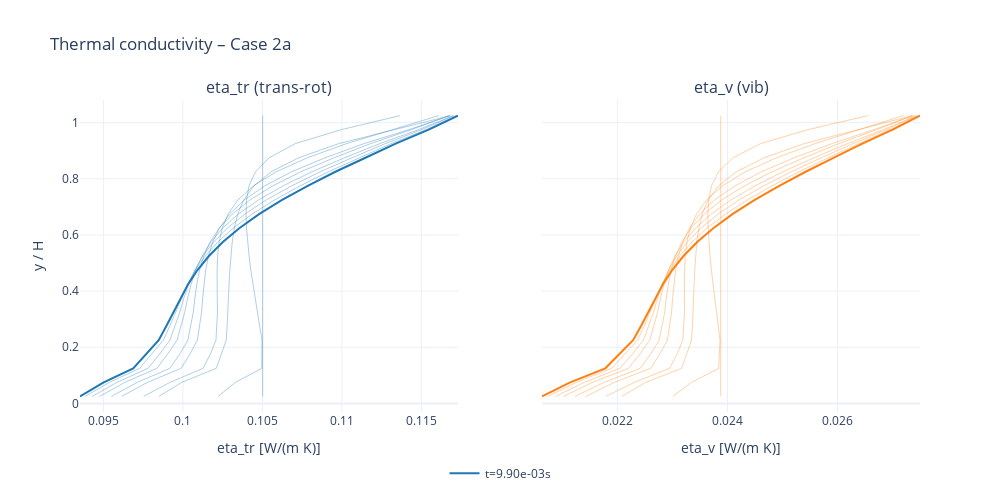

The code cell stored with this chart in its notebook:
### Code cell
# Thermal conductivity profiles for Case 2a
N_TIME_SAMPLES = 10

U_hist = case2a["U_hist"]
t_hist = np.asarray(case2a["t_hist"])
n_steps = len(U_hist)
sample_count = min(N_TIME_SAMPLES, n_steps)
indices = np.linspace(0, n_steps - 1, sample_count, dtype=int)
indices = np.unique(indices)

fig = make_subplots(
    rows=1,
    cols=2,
    shared_yaxes=True,
    subplot_titles=("eta_tr (trans-rot)", "eta_v (vib)"),
)

for idx in indices:
    t = float(t_hist[idx])
    is_final = idx == indices[-1]
    y, eta_tr, eta_v = ff_helpers.extract_thermal_conductivity_profile_from_U(
        case2a, U_hist[idx]
    )
    fig.add_trace(
        go.Scatter(
            x=eta_tr,
            y=y,
            mode="lines",
            name=f"t={t:.2e}s",
            legendgroup="eta_tr",
            showlegend=bool(is_final),
            opacity=1.0 if is_final else 0.35,
            line=dict(width=2 if is_final else 1, color="#1f77b4"),
        ),
        row=1,
        col=1,
    )
    fig.add_trace(
        go.Scatter(
            x=eta_v,
            y=y,
            mode="lines",
            name=f"t={t:.2e}s",
            legendgroup="eta_v",
            showlegend=False,
            opacity=1.0 if is_final else 0.35,
            line=dict(width=2 if is_final else 1, color="#ff7f0e"),
        ),
        row=1,
        col=2,
    )

fig.update_xaxes(title_text="eta_tr [W/(m K)]", row=1, col=1)
fig.update_xaxes(title_text="eta_v [W/(m K)]", row=1, col=2)
fig.update_yaxes(title_text="y / H", row=1, col=1)
fig.update_layout(
    width=1000,
    height=500,
    title="Thermal conductivity – Case 2a",
    legend=dict(x=0.5, y=-0.15, xanchor="center", yanchor="top", orientation="h"),
)
fig.show()

### Figure 1 — Plotly figure (JSON) as saved in the notebook; plotly's stock layout.template omitted (floating-point values rounded to 4 significant figures)
{"data": [{"legendgroup": "eta_tr", "line": {"color": "#1f77b4", "width": 1}, "mode": "lines", "name": "t=0.00e+00s", "opacity": 0.35, "showlegend": false, "type": "scatter", "x": [0.105, 0.105, 0.105, 0.105, 0.105, 0.105, 0.105, 0.105, 0.105, 0.105, 0.105, 0.105, 0.105, 0.105, 0.105, 0.105, 0.105, 0.105, 0.105, 0.105, 0.105], "xaxis": "x", "y": [0.025, 0.075, 0.125, 0.175, 0.225, 0.275, 0.325, 0.375, 0.425, 0.475, 0.525, 0.575, 0.625, 0.675, 0.725, 0.775, 0.825, 0.875, 0.925, 0.975, 1.025], "yaxis": "y"}, {"legendgroup": "eta_v", "line": {"color": "#ff7f0e", "width": 1}, "mode": "lines", "name": "t=0.00e+00s", "opacity": 0.35, "showlegend": false, "type": "scatter", "x": [0.02388, 0.02388, 0.02388, 0.02388, 0.02388, 0.02388, 0.02388, 0.02388, 0.02388, 0.02388, 0.02388, 0.02388, 0.02388, 0.02388, 0.02388, 0.02388, 0.02388, 0.02388, 0.02388, 0.02388, 0.02388], "xaxis": "x2", "y": [0.025, 0.075, 0.125, 0.175, 0.225, 0.275, 0.325, 0.375, 0.425, 0.475, 0.525, 0.575, 0.625, 0.675, 0.725, 0.775, 0.825, 0.875, 0.925, 0.975, 1.025], "yaxis": "y2"}, {"legendgroup": "eta_tr", "line": {"color": "#1f77b4", "width": 1}, "mode": "lines", "name": "t=1.10e-03s", "opacity": 0.35, "showlegend": false, "type": "scatter", "x": [0.1022, 0.1033, 0.105, 0.105, 0.105, 0.1048, 0.1047, 0.1045, 0.1044, 0.1043, 0.1042, 0.1041, 0.104, 0.104, 0.104, 0.1042, 0.1046, 0.1054, 0.1071, 0.11, 0.1137], "xaxis": "x", "y": [0.025, 0.075, 0.125, 0.175, 0.225, 0.275, 0.325, 0.375, 0.425, 0.475, 0.525, 0.575, 0.625, 0.675, 0.725, 0.775, 0.825, 0.875, 0.925, 0.975, 1.025], "yaxis": "y"}, {"legendgroup": "eta_v", "line": {"color": "#ff7f0e", "width": 1}, "mode": "lines", "name": "t=1.10e-03s", "opacity": 0.35, "showlegend": false, "type": "scatter", "x": [0.02301, 0.02335, 0.02384, 0.02386, 0.02386, 0.02383, 0.0238, 0.02377, 0.02373, 0.02371, 0.02368, 0.02366, 0.02365, 0.02364, 0.02366, 0.02371, 0.02384, 0.0241, 0.0246, 0.02546, 0.02656], "xaxis": "x2", "y": [0.025, 0.075, 0.125, 0.175, 0.225, 0.275, 0.325, 0.375, 0.425, 0.475, 0.525, 0.575, 0.625, 0.675, 0.725, 0.775, 0.825, 0.875, 0.925, 0.975, 1.025], "yaxis": "y2"}, {"legendgroup": "eta_tr", "line": {"color": "#1f77b4", "width": 1}, "mode": "lines", "name": "t=2.20e-03s", "opacity": 0.35, "showlegend": false, "type": "scatter", "x": [0.09849, 0.09992, 0.1021, 0.1024, 0.1027, 0.1028, 0.1028, 0.1029, 0.1029, 0.103, 0.103, 0.1031, 0.1032, 0.1035, 0.1038, 0.1045, 0.1055, 0.1073, 0.1098, 0.1133, 0.1168], "xaxis": "x", "y": [0.025, 0.075, 0.125, 0.175, 0.225, 0.275, 0.325, 0.375, 0.425, 0.475, 0.525, 0.575, 0.625, 0.675, 0.725, 0.775, 0.825, 0.875, 0.925, 0.975, 1.025], "yaxis": "y"}, {"legendgroup": "eta_v", "line": {"color": "#ff7f0e", "width": 1}, "mode": "lines", "name": "t=2.20e-03s", "opacity": 0.35, "showlegend": false, "type": "scatter", "x": [0.02208, 0.02252, 0.02317, 0.02326, 0.02335, 0.02336, 0.02338, 0.02338, 0.02339, 0.0234, 0.02342, 0.02344, 0.02348, 0.02354, 0.02365, 0.02384, 0.02416, 0.02467, 0.02539, 0.02636, 0.02736], "xaxis": "x2", "y": [0.025, 0.075, 0.125, 0.175, 0.225, 0.275, 0.325, 0.375, 0.425, 0.475, 0.525, 0.575, 0.625, 0.675, 0.725, 0.775, 0.825, 0.875, 0.925, 0.975, 1.025], "yaxis": "y2"}, {"legendgroup": "eta_tr", "line": {"color": "#1f77b4", "width": 1}, "mode": "lines", "name": "t=3.30e-03s", "opacity": 0.35, "showlegend": false, "type": "scatter", "x": [0.09752, 0.09919, 0.1013, 0.1017, 0.1021, 0.1021, 0.1022, 0.1022, 0.1021, 0.1021, 0.1022, 0.1023, 0.1025, 0.1028, 0.1035, 0.1044, 0.1059, 0.1078, 0.1103, 0.1132, 0.1161], "xaxis": "x", "y": [0.025, 0.075, 0.125, 0.175, 0.225, 0.275, 0.325, 0.375, 0.425, 0.475, 0.525, 0.575, 0.625, 0.675, 0.725, 0.775, 0.825, 0.875, 0.925, 0.975, 1.025], "yaxis": "y"}, {"legendgroup": "eta_v", "line": {"color": "#ff7f0e", "width": 1}, "mode": "lines", "name": "t=3.30e-03s", "opacity": 0.35, "showlegend": false, "type": "scatter", "x": [0.02179, 0.02231, 0.02295, 0.02308, 0.02319, 0.02321, 0.02322, 0.02322, 0.02322, 0.02322, 0.02323, 0.02326, 0.02333, 0.02344, 0.02362, 0.02391, 0.02433, 0.02489, 0.02559, 0.0264, 0.02719], "xaxis": "x2", "y": [0.025, 0.075, 0.125, 0.175, 0.225, 0.275, 0.325, 0.375, 0.425, 0.475, 0.525, 0.575, 0.625, 0.675, 0.725, 0.775, 0.825, 0.875, 0.925, 0.975, 1.025], "yaxis": "y2"}, {"legendgroup": "eta_tr", "line": {"color": "#1f77b4", "width": 1}, "mode": "lines", "name": "t=4.40e-03s", "opacity": 0.35, "showlegend": false, "type": "scatter", "x": [0.09614, 0.09777, 0.09989, 0.1004, 0.1009, 0.1011, 0.1012, 0.1012, 0.1013, 0.1014, 0.1016, 0.1019, 0.1023, 0.1029, 0.1039, 0.1052, 0.1068, 0.109, 0.1114, 0.1142, 0.1168], "xaxis": "x", "y": [0.025, 0.075, 0.125, 0.175, 0.225, 0.275, 0.325, 0.375, 0.425, 0.475, 0.525, 0.575, 0.625, 0.675, 0.725, 0.775, 0.825, 0.875, 0.925, 0.975, 1.025], "yaxis": "y"}, {"legendgroup": "eta_v", "line": {"color": "#ff7f0e", "width": 1}, "mode": "lines", "name": "t=4.40e-03s", "opacity": 0.35, "showlegend": false, "type": "scatter", "x": [0.02143, 0.02194, 0.02261, 0.02277, 0.02291, 0.02295, 0.02298, 0.023, 0.02303, 0.02306, 0.02311, 0.02319, 0.02331, 0.0235, 0.02377, 0.02414, 0.02462, 0.02521, 0.02589, 0.02666, 0.02737], "xaxis": "x2", "y": [0.025, 0.075, 0.125, 0.175, 0.225, 0.275, 0.325, 0.375, 0.425, 0.475, 0.525, 0.575, 0.625, 0.675, 0.725, 0.775, 0.825, 0.875, 0.925, 0.975, 1.025], "yaxis": "y2"}, {"legendgroup": "eta_tr", "line": {"color": "#1f77b4", "width": 1}, "mode": "lines", "name": "t=5.50e-03s", "opacity": 0.35, "showlegend": false, "type": "scatter", "x": [0.09549, 0.09713, 0.09918, 0.09979, 0.1003, 0.1005, 0.1007, 0.1008, 0.1009, 0.101, 0.1013, 0.1017, 0.1023, 0.1031, 0.1042, 0.1057, 0.1074, 0.1095, 0.1118, 0.1144, 0.1167], "xaxis": "x", "y": [0.025, 0.075, 0.125, 0.175, 0.225, 0.275, 0.325, 0.375, 0.425, 0.475, 0.525, 0.575, 0.625, 0.675, 0.725, 0.775, 0.825, 0.875, 0.925, 0.975, 1.025], "yaxis": "y"}, {"legendgroup": "eta_v", "line": {"color": "#ff7f0e", "width": 1}, "mode": "lines", "name": "t=5.50e-03s", "opacity": 0.35, "showlegend": false, "type": "scatter", "x": [0.02123, 0.02176, 0.02241, 0.0226, 0.02276, 0.02281, 0.02286, 0.02289, 0.02292, 0.02298, 0.02305, 0.02317, 0.02334, 0.02358, 0.0239, 0.02431, 0.02481, 0.02539, 0.02602, 0.02671, 0.02735], "xaxis": "x2", "y": [0.025, 0.075, 0.125, 0.175, 0.225, 0.275, 0.325, 0.375, 0.425, 0.475, 0.525, 0.575, 0.625, 0.675, 0.725, 0.775, 0.825, 0.875, 0.925, 0.975, 1.025], "yaxis": "y2"}, {"legendgroup": "eta_tr", "line": {"color": "#1f77b4", "width": 1}, "mode": "lines", "name": "t=6.60e-03s", "opacity": 0.35, "showlegend": false, "type": "scatter", "x": [0.09476, 0.09635, 0.09836, 0.09903, 0.09963, 0.09989, 0.1001, 0.1003, 0.1005, 0.1008, 0.1012, 0.1018, 0.1025, 0.1035, 0.1048, 0.1063, 0.1081, 0.1102, 0.1124, 0.1148, 0.117], "xaxis": "x", "y": [0.025, 0.075, 0.125, 0.175, 0.225, 0.275, 0.325, 0.375, 0.425, 0.475, 0.525, 0.575, 0.625, 0.675, 0.725, 0.775, 0.825, 0.875, 0.925, 0.975, 1.025], "yaxis": "y"}, {"legendgroup": "eta_v", "line": {"color": "#ff7f0e", "width": 1}, "mode": "lines", "name": "t=6.60e-03s", "opacity": 0.35, "showlegend": false, "type": "scatter", "x": [0.02102, 0.02154, 0.0222, 0.02241, 0.02259, 0.02266, 0.02273, 0.02278, 0.02285, 0.02293, 0.02305, 0.02321, 0.02342, 0.02371, 0.02406, 0.0245, 0.025, 0.02558, 0.02618, 0.02683, 0.02742], "xaxis": "x2", "y": [0.025, 0.075, 0.125, 0.175, 0.225, 0.275, 0.325, 0.375, 0.425, 0.475, 0.525, 0.575, 0.625, 0.675, 0.725, 0.775, 0.825, 0.875, 0.925, 0.975, 1.025], "yaxis": "y2"}, {"legendgroup": "eta_tr", "line": {"color": "#1f77b4", "width": 1}, "mode": "lines", "name": "t=7.70e-03s", "opacity": 0.35, "showlegend": false, "type": "scatter", "x": [0.09429, 0.09585, 0.0978, 0.09852, 0.09918, 0.09951, 0.0998, 0.1001, 0.1004, 0.1007, 0.1013, 0.1019, 0.1028, 0.1039, 0.1053, 0.1068, 0.1086, 0.1106, 0.1127, 0.115, 0.1171], "xaxis": "x", "y": [0.025, 0.075, 0.125, 0.175, 0.225, 0.275, 0.325, 0.375, 0.425, 0.475, 0.525, 0.575, 0.625, 0.675, 0.725, 0.775, 0.825, 0.875, 0.925, 0.975, 1.025], "yaxis": "y"}, {"legendgroup": "eta_v", "line": {"color": "#ff7f0e", "width": 1}, "mode": "lines", "name": "t=7.70e-03s", "opacity": 0.35, "showlegend": false, "type": "scatter", "x": [0.02087, 0.0214, 0.02204, 0.02227, 0.02247, 0.02257, 0.02266, 0.02273, 0.02282, 0.02293, 0.02308, 0.02327, 0.02352, 0.02384, 0.02421, 0.02466, 0.02516, 0.02571, 0.02627, 0.02689, 0.02744], "xaxis": "x2", "y": [0.025, 0.075, 0.125, 0.175, 0.225, 0.275, 0.325, 0.375, 0.425, 0.475, 0.525, 0.575, 0.625, 0.675, 0.725, 0.775, 0.825, 0.875, 0.925, 0.975, 1.025], "yaxis": "y2"}, {"legendgroup": "eta_tr", "line": {"color": "#1f77b4", "width": 1}, "mode": "lines", "name": "t=8.80e-03s", "opacity": 0.35, "showlegend": false, "type": "scatter", "x": [0.09385, 0.09537, 0.09727, 0.09804, 0.09877, 0.09917, 0.09955, 0.09989, 0.1003, 0.1008, 0.1014, 0.1022, 0.1032, 0.1044, 0.1058, 0.1074, 0.1092, 0.1111, 0.1131, 0.1153, 0.1172], "xaxis": "x", "y": [0.025, 0.075, 0.125, 0.175, 0.225, 0.275, 0.325, 0.375, 0.425, 0.475, 0.525, 0.575, 0.625, 0.675, 0.725, 0.775, 0.825, 0.875, 0.925, 0.975, 1.025], "yaxis": "y"}, {"legendgroup": "eta_v", "line": {"color": "#ff7f0e", "width": 1}, "mode": "lines", "name": "t=8.80e-03s", "opacity": 0.35, "showlegend": false, "type": "scatter", "x": [0.02074, 0.02125, 0.0219, 0.02214, 0.02236, 0.02248, 0.0226, 0.02269, 0.02281, 0.02295, 0.02313, 0.02336, 0.02363, 0.02397, 0.02436, 0.02481, 0.0253, 0.02583, 0.02637, 0.02695, 0.02748], "xaxis": "x2", "y": [0.025, 0.075, 0.125, 0.175, 0.225, 0.275, 0.325, 0.375, 0.425, 0.475, 0.525, 0.575, 0.625, 0.675, 0.725, 0.775, 0.825, 0.875, 0.925, 0.975, 1.025], "yaxis": "y2"}, {"legendgroup": "eta_tr", "line": {"color": "#1f77b4", "width": 2}, "mode": "lines", "name": "t=9.90e-03s", "opacity": 1, "showlegend": true, "type": "scatter", "x": [0.09352, 0.09501, 0.09687, 0.09769, 0.09847, 0.09895, 0.09941, 0.09984, 0.1003, 0.1009, 0.1016, 0.1025, 0.1036, 0.1048, 0.1062, 0.1078, 0.1096, 0.1115, 0.1134, 0.1155, 0.1173], "xaxis": "x", "y": [0.025, 0.075, 0.125, 0.175, 0.225, 0.275, 0.325, 0.375, 0.425, 0.475, 0.525, 0.575, 0.625, 0.675, 0.725, 0.775, 0.825, 0.875, 0.925, 0.975, 1.025], "yaxis": "y"}, {"legendgroup": "eta_v", "line": {"color": "#ff7f0e", "width": 2}, "mode": "lines", "name": "t=9.90e-03s", "opacity": 1, "showlegend": false, "type": "scatter", "x": [0.02063, 0.02114, 0.02178, 0.02204, 0.02229, 0.02243, 0.02256, 0.02269, 0.02283, 0.023, 0.0232, 0.02345, 0.02375, 0.0241, 0.02449, 0.02494, 0.02542, 0.02593, 0.02645, 0.027, 0.0275], "xaxis": "x2", "y": [0.025, 0.075, 0.125, 0.175, 0.225, 0.275, 0.325, 0.375, 0.425, 0.475, 0.525, 0.575, 0.625, 0.675, 0.725, 0.775, 0.825, 0.875, 0.925, 0.975, 1.025], "yaxis": "y2"}], "layout": {"annotations": [{"font": {"size": 16}, "showarrow": false, "text": "eta_tr (trans-rot)", "x": 0.225, "xanchor": "center", "xref": "paper", "y": 1, "yanchor": "bottom", "yref": "paper"}, {"font": {"size": 16}, "showarrow": false, "text": "eta_v (vib)", "x": 0.775, "xanchor": "center", "xref": "paper", "y": 1, "yanchor": "bottom", "yref": "paper"}], "height": 500, "legend": {"orientation": "h", "x": 0.5, "xanchor": "center", "y": -0.15, "yanchor": "top"}, "title": {"text": "Thermal conductivity – Case 2a"}, "width": 1000, "xaxis": {"anchor": "y", "domain": [0, 0.45], "title": {"text": "eta_tr [W/(m K)]"}}, "xaxis2": {"anchor": "y2", "domain": [0.55, 1], "title": {"text": "eta_v [W/(m K)]"}}, "yaxis": {"anchor": "x", "domain": [0, 1], "title": {"text": "y / H"}}, "yaxis2": {"anchor": "x2", "domain": [0, 1], "matches": "y", "showticklabels": false}}}
